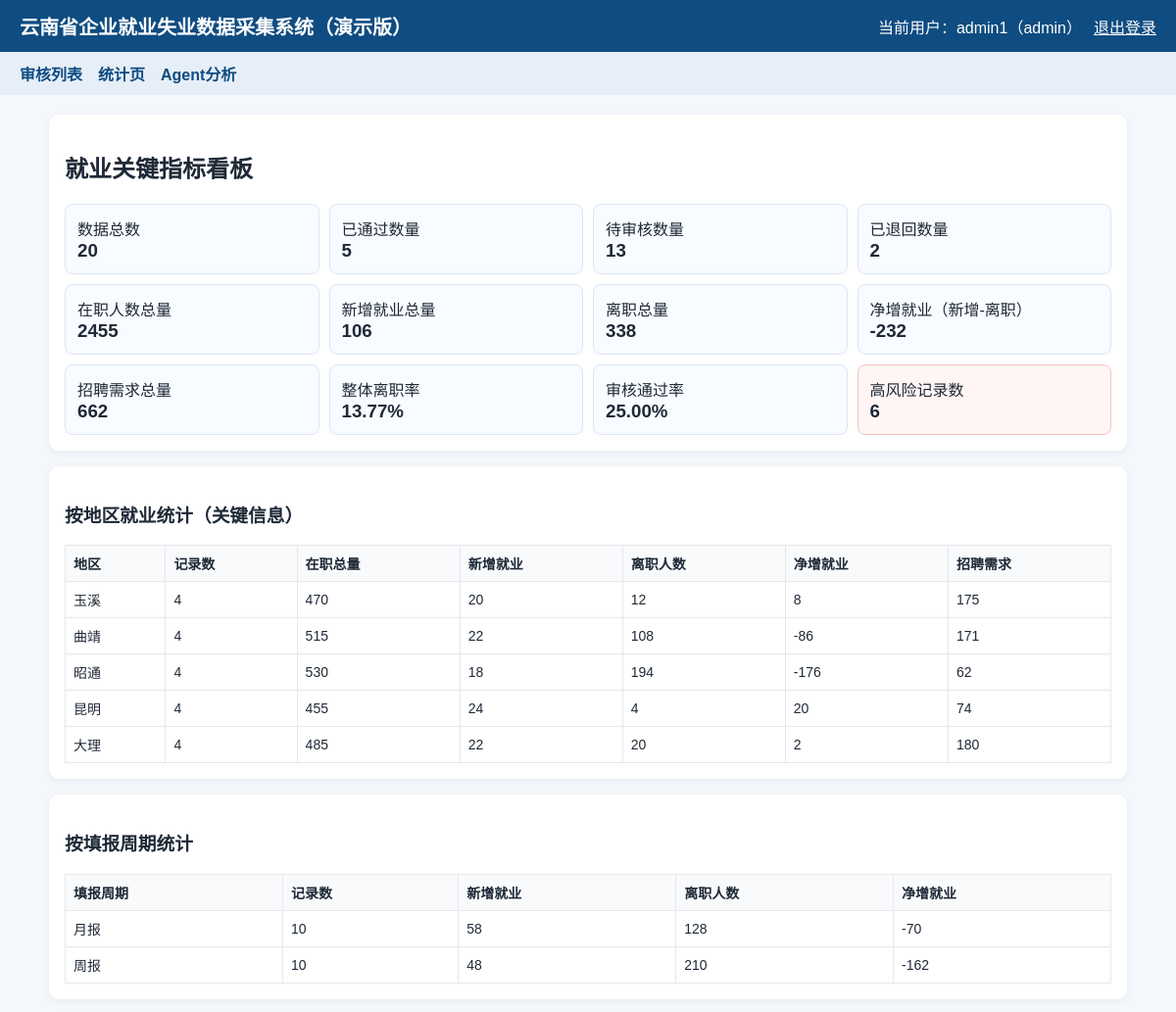
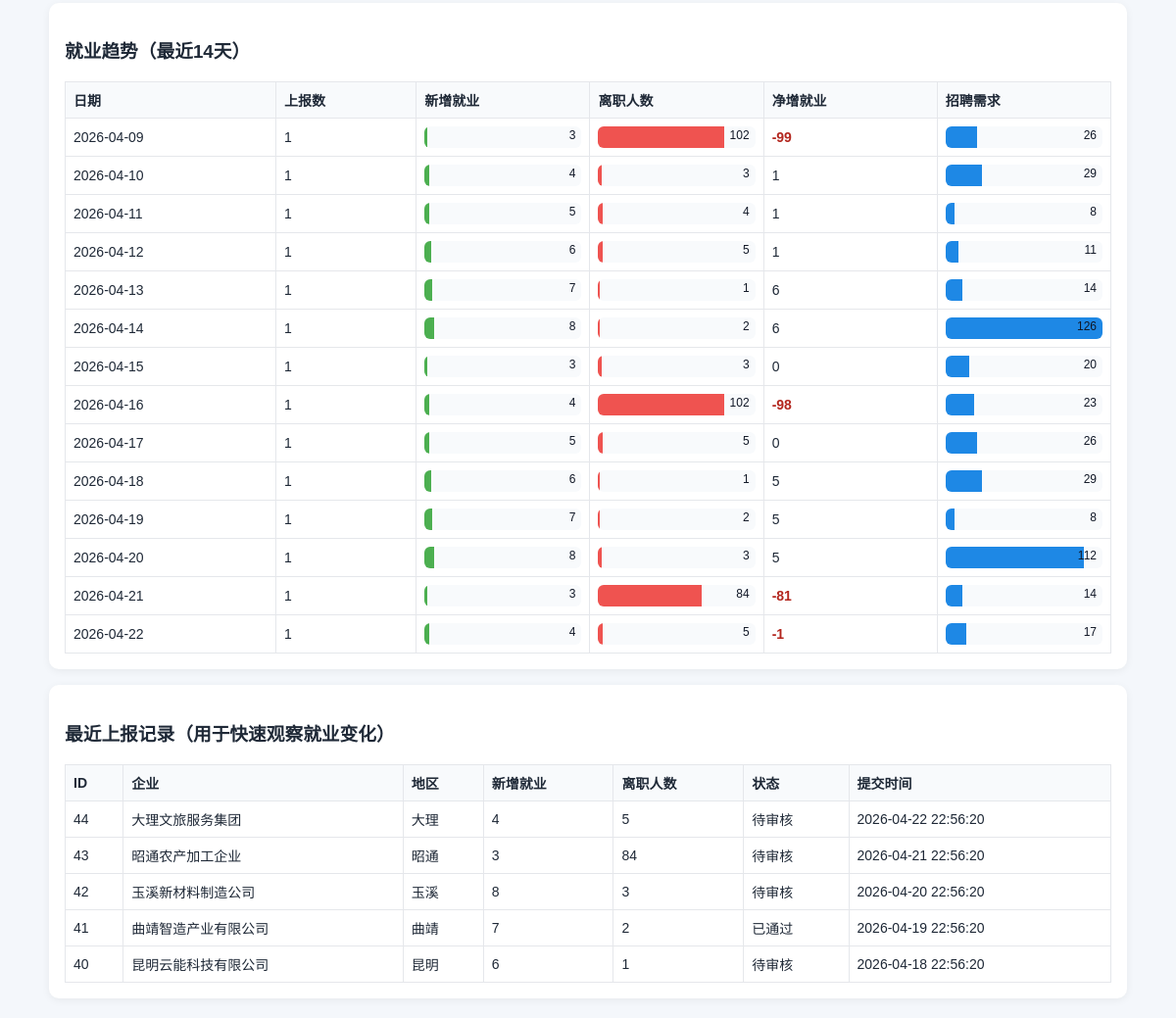
Screenshot of /stats (signed in) with the database file from the repository (2 pictures, top to bottom).
### tables this page shows
CREATE TABLE employment_records (
            id INTEGER PRIMARY KEY AUTOINCREMENT,
            user_id INTEGER,
            enterprise_name TEXT NOT NULL,
            region TEXT NOT NULL,
            report_type TEXT NOT NULL,
            employee_count INTEGER NOT NULL,
            new_employment INTEGER NOT NULL,
            resignation_count INTEGER NOT NULL,
            recruitment_need INTEGER NOT NULL,
            remark TEXT,
            status TEXT NOT NULL DEFAULT '待审核',
            review_comment TEXT,
            created_at TEXT NOT NULL DEFAULT CURRENT_TIMESTAMP,
            FOREIGN KEY(user_id) REFERENCES users(id)
        );

### app.py (the view, shortened to what this page needs)
@app.route("/stats")
@login_required(roles=["reviewer", "admin"])
def stats():
    db = get_db()
    total = db.execute("SELECT COUNT(*) AS c FROM employment_records").fetchone()["c"]
    approved = db.execute(
        "SELECT COUNT(*) AS c FROM employment_records WHERE status = '已通过'"
    ).fetchone()["c"]
    pending = db.execute(
        "SELECT COUNT(*) AS c FROM employment_records WHERE status = '待审核'"
    ).fetchone()["c"]
    rejected = db.execute(
        "SELECT COUNT(*) AS c FROM employment_records WHERE status = '已退回'"
    ).fetchone()["c"]
    totals = db.execute(
        """
        SELECT
            COALESCE(SUM(employee_count), 0) AS employee_total,
            COALESCE(SUM(new_employment), 0) AS new_total,
            COALESCE(SUM(resignation_count), 0) AS resignation_total,
            COALESCE(SUM(recruitment_need), 0) AS recruitment_total
        FROM employment_records
        """
    ).fetchone()
    employee_total = totals["employee_total"]
    new_total = totals["new_total"]
    resignation_total = totals["resignation_total"]
    recruitment_total = totals["recruitment_total"]
    net_growth = new_total - resignation_total
    approval_rate = (approved / total * 100) if total else 0
    resignation_rate = (resignation_total / employee_total * 100) if employee_total else 0
    high_risk_count = db.execute(
        """
        SELECT COUNT(*) AS c
        FROM employment_records
        WHERE (employee_count > 0 AND resignation_count > employee_count * 0.5)
           OR recruitment_need > MAX(20, employee_count * 0.8)
        """
    ).fetchone()["c"]
    region_stats = db.execute(
        """
        SELECT
            region,
            COUNT(*) AS record_count,
            COALESCE(SUM(employee_count), 0) AS employee_total,
            COALESCE(SUM(new_employment), 0) AS new_total,
            COALESCE(SUM(resignation_count), 0) AS resignation_total,
            COALESCE(SUM(recruitment_need), 0) AS recruitment_total
        FROM employment_records
        GROUP BY region
        ORDER BY record_count DESC
        """
    ).fetchall()
    report_type_stats = db.execute(
        """
        SELECT
            report_type,
            COUNT(*) AS record_count,
            COALESCE(SUM(new_employment), 0) AS new_total,
            COALESCE(SUM(resignation_count), 0) AS resignation_total
        FROM employment_records
        GROUP BY report_type
        ORDER BY record_count DESC
        """
    ).fetchall()
    latest_records = db.execute(
        """
        SELECT id, enterprise_name, region, new_employment, resignation_count, status, created_at
        FROM employment_records
        ORDER BY id DESC
        LIMIT 5
        """
    ).fetchall()
    trend_rows = db.execute(
        """
        SELECT
            DATE(created_at) AS report_date,
            COUNT(*) AS record_count,
            COALESCE(SUM(new_employment), 0) AS new_total,
            COALESCE(SUM(resignation_count), 0) AS resignation_total,
            COALESCE(SUM(recruitment_need), 0) AS recruitment_total
        FROM employment_records
        WHERE DATE(created_at) >= DATE('now', '-13 day')
        GROUP BY DATE(created_at)
        ORDER BY report_date
        """
    ).fetchall()
    max_trend_value = 1
    trend_data = []
    for row in trend_rows:
        net_total = row["new_total"] - row["resignation_total"]
        max_trend_value = max(
            max_trend_value,
            row["new_total"],
            row["resignation_total"],
            row["recruitment_total"],
            abs(net_total),
        )
        trend_data.append(
            {
                "report_date": row["report_date"],
                "record_count": row["record_count"],
                "new_total": row["new_total"],
                "resignation_total": row["resignation_total"],
                "recruitment_total": row["recruitment_total"],
                "net_total": net_total,
            }
        )
    for item in trend_data:
        item["new_pct"] = int(item["new_total"] * 100 / max_trend_value) if max_trend_value else 0
        item["resignation_pct"] = int(item["resignation_total"] * 100 / max_trend_value) if max_trend_value else 0
        item["recruitment_pct"] = int(item["recruitment_total"] * 100 / max_trend_value) if max_trend_value else 0
    return render_template(
        "stats.html",
        total=total,
        approved=approved,
        pending=pending,
        rejected=rejected,
        employee_total=employee_total,
        new_total=new_total,
        resignation_total=resignation_total,
        recruitment_total=recruitment_total,
        net_growth=net_growth,
        approval_rate=approval_rate,
        resignation_rate=resignation_rate,
        high_risk_count=high_risk_count,
        region_stats=region_stats,
        report_type_stats=report_type_stats,
        latest_records=latest_records,
        trend_data=trend_data,
    )

### app.py (called while the page is built)
def get_db():
    if "db" not in g:
        g.db = sqlite3.connect(DATABASE)
        g.db.row_factory = sqlite3.Row
    return g.db

def login_required(roles=None):
    def decorator(func):
        @wraps(func)
        def wrapper(*args, **kwargs):
            if "user_id" not in session:
                return redirect(url_for("login"))
            if roles and session.get("role") not in roles:
                flash("无权限访问该页面")
                return redirect(url_for("home"))
            return func(*args, **kwargs)
        return wrapper
    return decorator

@app.context_processor
def inject_user():
    return {
        "session_user": {
            "username": session.get("username"),
            "role": session.get("role"),
        }
    }

### templates/stats.html
{% extends 'base.html' %}
{% block content %}
<div class="card">
    <h2>就业关键指标看板</h2>
    <div class="stats-grid">
        <div class="stat-item">
            <p>数据总数</p>
            <h3>{{ total }}</h3>
        </div>
        <div class="stat-item">
            <p>已通过数量</p>
            <h3>{{ approved }}</h3>
        </div>
        <div class="stat-item">
            <p>待审核数量</p>
            <h3>{{ pending }}</h3>
        </div>
        <div class="stat-item">
            <p>已退回数量</p>
            <h3>{{ rejected }}</h3>
        </div>
        <div class="stat-item">
            <p>在职人数总量</p>
            <h3>{{ employee_total }}</h3>
        </div>
        <div class="stat-item">
            <p>新增就业总量</p>
            <h3>{{ new_total }}</h3>
        </div>
        <div class="stat-item">
            <p>离职总量</p>
            <h3>{{ resignation_total }}</h3>
        </div>
        <div class="stat-item">
            <p>净增就业（新增-离职）</p>
            <h3>{{ net_growth }}</h3>
        </div>
        <div class="stat-item">
            <p>招聘需求总量</p>
            <h3>{{ recruitment_total }}</h3>
        </div>
        <div class="stat-item">
            <p>整体离职率</p>
            <h3>{{ '%.2f'|format(resignation_rate) }}%</h3>
        </div>
        <div class="stat-item">
            <p>审核通过率</p>
            <h3>{{ '%.2f'|format(approval_rate) }}%</h3>
        </div>
        <div class="stat-item warn">
            <p>高风险记录数</p>
            <h3>{{ high_risk_count }}</h3>
        </div>
    </div>
</div>
<div class="card">
    <h3>按地区就业统计（关键信息）</h3>
    <table>
        <tr>
            <th>地区</th>
            <th>记录数</th>
            <th>在职总量</th>
            <th>新增就业</th>
            <th>离职人数</th>
            <th>净增就业</th>
            <th>招聘需求</th>
        </tr>
        {% for r in region_stats %}
        <tr>
            <td>{{ r.region }}</td>
            <td>{{ r.record_count }}</td>
            <td>{{ r.employee_total }}</td>
            <td>{{ r.new_total }}</td>
            <td>{{ r.resignation_total }}</td>
            <td>{{ r.new_total - r.resignation_total }}</td>
            <td>{{ r.recruitment_total }}</td>
        </tr>
        {% else %}
        <tr><td colspan="7">暂无数据</td></tr>
        {% endfor %}
    </table>
</div>
<div class="card">
    <h3>按填报周期统计</h3>
    <table>
        <tr>
            <th>填报周期</th>
            <th>记录数</th>
            <th>新增就业</th>
            <th>离职人数</th>
            <th>净增就业</th>
        </tr>
        {% for r in report_type_stats %}
        <tr>
            <td>{{ r.report_type }}</td>
            <td>{{ r.record_count }}</td>
            <td>{{ r.new_total }}</td>
            <td>{{ r.resignation_total }}</td>
            <td>{{ r.new_total - r.resignation_total }}</td>
        </tr>
        {% else %}
        <tr><td colspan="5">暂无数据</td></tr>
        {% endfor %}
    </table>
</div>
<div class="card">
    <h3>就业趋势（最近14天）</h3>
    <table class="trend-table">
        <tr>
            <th>日期</th>
            <th>上报数</th>
            <th>新增就业</th>
            <th>离职人数</th>
            <th>净增就业</th>
            <th>招聘需求</th>
        </tr>
        {% for t in trend_data %}
        <tr>
            <td>{{ t.report_date }}</td>
            <td>{{ t.record_count }}</td>
            <td>
                <div class="bar-cell">
                    <span class="bar new" style="width: {{ t.new_pct }}%"></span>
                    <span class="bar-label">{{ t.new_total }}</span>
                </div>
            </td>
            <td>
                <div class="bar-cell">
                    <span class="bar leave" style="width: {{ t.resignation_pct }}%"></span>
                    <span class="bar-label">{{ t.resignation_total }}</span>
                </div>
            </td>
            <td class="{% if t.net_total < 0 %}negative{% endif %}">
                {{ t.net_total }}
            </td>
            <td>
                <div class="bar-cell">
                    <span class="bar recruit" style="width: {{ t.recruitment_pct }}%"></span>
                    <span class="bar-label">{{ t.recruitment_total }}</span>
                </div>
            </td>
        </tr>
        {% else %}
        <tr><td colspan="6">暂无趋势数据</td></tr>
        {% endfor %}
    </table>
</div>
<div class="card">
    <h3>最近上报记录（用于快速观察就业变化）</h3>
    <table>
        <tr>
            <th>ID</th>
            <th>企业</th>
            <th>地区</th>
            <th>新增就业</th>
            <th>离职人数</th>
            <th>状态</th>
            <th>提交时间</th>
        </tr>
        {% for r in latest_records %}
        <tr>
            <td>{{ r.id }}</td>
            <td>{{ r.enterprise_name }}</td>
            <td>{{ r.region }}</td>
            <td>{{ r.new_employment }}</td>
            <td>{{ r.resignation_count }}</td>
            <td>{{ r.status }}</td>
            <td>{{ r.created_at }}</td>
        </tr>
        {% else %}
        <tr><td colspan="7">暂无数据</td></tr>
        {% endfor %}
    </table>
</div>
{% endblock %}

### static/style.css (style rules this page uses)
body { margin: 0; font-family: "Microsoft YaHei", "PingFang SC", sans-serif; background: #f4f7fb; color: #1f2937; }
.card { background: #fff; border-radius: 10px; padding: 16px; margin-bottom: 16px; box-shadow: 0 2px 8px rgba(0, 0, 0, 0.06); }
table { width: 100%; border-collapse: collapse; }
th, td { border: 1px solid #e5e7eb; padding: 8px; text-align: left; font-size: 14px; }
th { background: #f8fafc; }
.stats-grid { display: grid; grid-template-columns: repeat(4, 1fr); gap: 10px; }
.stat-item { background: #f8fbff; border: 1px solid #dbe7f3; border-radius: 8px; padding: 12px; }
.stat-item p, .stat-item h3 { margin: 0; }
.stat-item.warn { background: #fff5f5; border: 1px solid #f3c3c3; }
.trend-table .bar-cell { position: relative; background: #f8fafc; border-radius: 6px; height: 22px; overflow: hidden; }
.trend-table .bar { display: block; height: 100%; min-width: 2px; }
.trend-table .bar.new { background: #4caf50; }
.trend-table .bar.leave { background: #ef5350; }
.trend-table .bar.recruit { background: #1e88e5; }
.trend-table .bar-label { position: absolute; right: 6px; top: 2px; font-size: 12px; color: #111827; }
td.negative { color: #b3261e; font-weight: 700; }

### rows the page displays
employment_records: report_date "2026-04-09", record_count "1", {{ t.new_pct }} 2 (drawn), new_total "3", {{ t.resignation_pct }} 80 (drawn), resignation_total "102", net_total "-99", {{ t.recruitment_pct }} 20 (drawn), recruitment_total "26"
employment_records: report_date "2026-04-10", record_count "1", new_total "4", {{ t.resignation_pct }} 2 (drawn), resignation_total "3", net_total "1", {{ t.recruitment_pct }} 23 (drawn), recruitment_total "29"
employment_records: report_date "2026-04-11", record_count "1", {{ t.new_pct }} 3 (drawn), new_total "5", {{ t.resignation_pct }} 3 (drawn), resignation_total "4", net_total "1", {{ t.recruitment_pct }} 6 (drawn), recruitment_total "8"
employment_records: report_date "2026-04-12", record_count "1", {{ t.new_pct }} 4 (drawn), new_total "6", {{ t.resignation_pct }} 3 (drawn), resignation_total "5", net_total "1", {{ t.recruitment_pct }} 8 (drawn), recruitment_total "11"
employment_records: report_date "2026-04-16", record_count "1", {{ t.new_pct }} 3 (drawn), new_total "4", {{ t.resignation_pct }} 80 (drawn), resignation_total "102", net_total "-98", {{ t.recruitment_pct }} 18 (drawn), recruitment_total "23"
employment_records: id "44", enterprise_name "大理文旅服务集团", region "大理", new_employment "4", resignation_count "5", status "待审核", created_at "2026-04-22 22:56:20"
employment_records: id "43", enterprise_name "昭通农产加工企业", region "昭通", new_employment "3", resignation_count "84", status "待审核", created_at "2026-04-21 22:56:20"
employment_records: id "42", enterprise_name "玉溪新材料制造公司", region "玉溪", new_employment "8", resignation_count "3", status "待审核", created_at "2026-04-20 22:56:20"
employment_records: id "41", enterprise_name "曲靖智造产业有限公司", region "曲靖", new_employment "7", resignation_count "2", status "已通过", created_at "2026-04-19 22:56:20"
employment_records: id "40", enterprise_name "昆明云能科技有限公司", region "昆明", new_employment "6", resignation_count "1", status "待审核", created_at "2026-04-18 22:56:20"

### other values shown
{{ session_user.username }} "admin1"
{{ session_user.role }} "admin"
{{ total }} "20"
{{ approved }} "5"
{{ pending }} "13"
{{ rejected }} "2"
{{ employee_total }} "2455"
{{ new_total }} "106"
{{ resignation_total }} "338"
{{ net_growth }} "-232"
{{ recruitment_total }} "662"
{{ '%.2f'|format(resignation_rate) }} "13.77"
{{ '%.2f'|format(approval_rate) }} "25.00"
{{ high_risk_count }} "6"
{{ r.region }} "玉溪" "曲靖" "昭通" "昆明" "大理"
